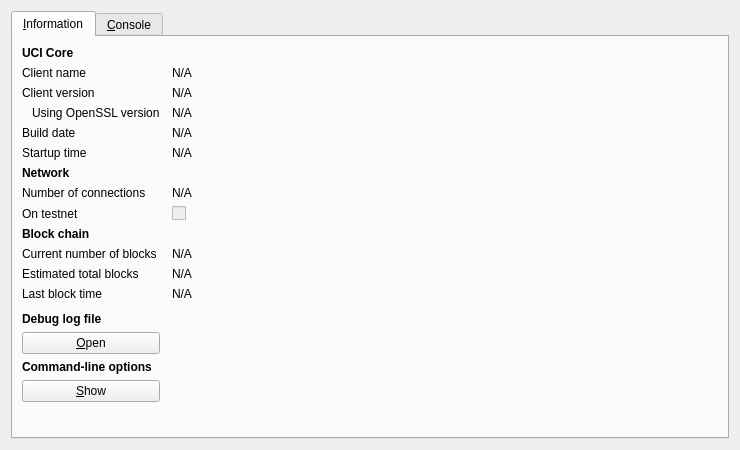
<?xml version="1.0" encoding="UTF-8"?>
<ui version="4.0">
 <class>RPCConsole</class>
 <widget class="QDialog" name="RPCConsole">
  <property name="geometry">
   <rect>
    <x>0</x>
    <y>0</y>
    <width>740</width>
    <height>450</height>
   </rect>
  </property>
  <property name="windowTitle">
   <string>UCI - Debug window</string>
  </property>
  <layout class="QVBoxLayout" name="verticalLayout_2">
   <item>
    <widget class="QTabWidget" name="tabWidget">
     <property name="currentIndex">
      <number>0</number>
     </property>
     <widget class="QWidget" name="tab_info">
      <attribute name="title">
       <string>&amp;Information</string>
      </attribute>
      <layout class="QGridLayout" name="gridLayout" columnstretch="0,1">
       <property name="horizontalSpacing">
        <number>12</number>
       </property>
       <item row="0" column="0">
        <widget class="QLabel" name="label_9">
         <property name="font">
          <font>
           <weight>75</weight>
           <bold>true</bold>
          </font>
         </property>
         <property name="text">
          <string>UCI Core</string>
         </property>
        </widget>
       </item>
       <item row="1" column="0">
        <widget class="QLabel" name="label_5">
         <property name="text">
          <string>Client name</string>
         </property>
        </widget>
       </item>
       <item row="1" column="1">
        <widget class="QLabel" name="clientName">
         <property name="cursor">
          <cursorShape>IBeamCursor</cursorShape>
         </property>
         <property name="text">
          <string>N/A</string>
         </property>
         <property name="textFormat">
          <enum>Qt::PlainText</enum>
         </property>
         <property name="textInteractionFlags">
          <set>Qt::LinksAccessibleByMouse|Qt::TextSelectableByKeyboard|Qt::TextSelectableByMouse</set>
         </property>
        </widget>
       </item>
       <item row="2" column="0">
        <widget class="QLabel" name="label_6">
         <property name="text">
          <string>Client version</string>
         </property>
        </widget>
       </item>
       <item row="2" column="1">
        <widget class="QLabel" name="clientVersion">
         <property name="cursor">
          <cursorShape>IBeamCursor</cursorShape>
         </property>
         <property name="text">
          <string>N/A</string>
         </property>
         <property name="textFormat">
          <enum>Qt::PlainText</enum>
         </property>
         <property name="textInteractionFlags">
          <set>Qt::LinksAccessibleByMouse|Qt::TextSelectableByKeyboard|Qt::TextSelectableByMouse</set>
         </property>
        </widget>
       </item>
       <item row="3" column="0">
        <widget class="QLabel" name="label_14">
         <property name="text">
          <string>Using OpenSSL version</string>
         </property>
         <property name="indent">
          <number>10</number>
         </property>
        </widget>
       </item>
       <item row="3" column="1">
        <widget class="QLabel" name="openSSLVersion">
         <property name="cursor">
          <cursorShape>IBeamCursor</cursorShape>
         </property>
         <property name="text">
          <string>N/A</string>
         </property>
         <property name="textFormat">
          <enum>Qt::PlainText</enum>
         </property>
         <property name="textInteractionFlags">
          <set>Qt::LinksAccessibleByMouse|Qt::TextSelectableByKeyboard|Qt::TextSelectableByMouse</set>
         </property>
        </widget>
       </item>
       <item row="4" column="0">
        <widget class="QLabel" name="label_12">
         <property name="text">
          <string>Build date</string>
         </property>
        </widget>
       </item>
       <item row="4" column="1">
        <widget class="QLabel" name="buildDate">
         <property name="cursor">
          <cursorShape>IBeamCursor</cursorShape>
         </property>
         <property name="text">
          <string>N/A</string>
         </property>
         <property name="textFormat">
          <enum>Qt::PlainText</enum>
         </property>
         <property name="textInteractionFlags">
          <set>Qt::LinksAccessibleByMouse|Qt::TextSelectableByKeyboard|Qt::TextSelectableByMouse</set>
         </property>
        </widget>
       </item>
       <item row="5" column="0">
        <widget class="QLabel" name="label_13">
         <property name="text">
          <string>Startup time</string>
         </property>
        </widget>
       </item>
       <item row="5" column="1">
        <widget class="QLabel" name="startupTime">
         <property name="cursor">
          <cursorShape>IBeamCursor</cursorShape>
         </property>
         <property name="text">
          <string>N/A</string>
         </property>
         <property name="textFormat">
          <enum>Qt::PlainText</enum>
         </property>
         <property name="textInteractionFlags">
          <set>Qt::LinksAccessibleByMouse|Qt::TextSelectableByKeyboard|Qt::TextSelectableByMouse</set>
         </property>
        </widget>
       </item>
       <item row="6" column="0">
        <widget class="QLabel" name="label_11">
         <property name="font">
          <font>
           <weight>75</weight>
           <bold>true</bold>
          </font>
         </property>
         <property name="text">
          <string>Network</string>
         </property>
        </widget>
       </item>
       <item row="7" column="0">
        <widget class="QLabel" name="label_7">
         <property name="text">
          <string>Number of connections</string>
         </property>
        </widget>
       </item>
       <item row="7" column="1">
        <widget class="QLabel" name="numberOfConnections">
         <property name="cursor">
          <cursorShape>IBeamCursor</cursorShape>
         </property>
         <property name="text">
          <string>N/A</string>
         </property>
         <property name="textFormat">
          <enum>Qt::PlainText</enum>
         </property>
         <property name="textInteractionFlags">
          <set>Qt::LinksAccessibleByMouse|Qt::TextSelectableByKeyboard|Qt::TextSelectableByMouse</set>
         </property>
        </widget>
       </item>
       <item row="8" column="0">
        <widget class="QLabel" name="label_8">
         <property name="text">
          <string>On testnet</string>
         </property>
        </widget>
       </item>
       <item row="8" column="1">
        <widget class="QCheckBox" name="isTestNet">
         <property name="enabled">
          <bool>false</bool>
         </property>
         <property name="text">
          <string/>
         </property>
        </widget>
       </item>
       <item row="9" column="0">
        <widget class="QLabel" name="label_10">
         <property name="font">
          <font>
           <weight>75</weight>
           <bold>true</bold>
          </font>
         </property>
         <property name="text">
          <string>Block chain</string>
         </property>
        </widget>
       </item>
       <item row="10" column="0">
        <widget class="QLabel" name="label_3">
         <property name="text">
          <string>Current number of blocks</string>
         </property>
        </widget>
       </item>
       <item row="10" column="1">
        <widget class="QLabel" name="numberOfBlocks">
         <property name="cursor">
          <cursorShape>IBeamCursor</cursorShape>
         </property>
         <property name="text">
          <string>N/A</string>
         </property>
         <property name="textFormat">
          <enum>Qt::PlainText</enum>
         </property>
         <property name="textInteractionFlags">
          <set>Qt::LinksAccessibleByMouse|Qt::TextSelectableByKeyboard|Qt::TextSelectableByMouse</set>
         </property>
        </widget>
       </item>
       <item row="11" column="0">
        <widget class="QLabel" name="label_4">
         <property name="text">
          <string>Estimated total blocks</string>
         </property>
        </widget>
       </item>
       <item row="11" column="1">
        <widget class="QLabel" name="totalBlocks">
         <property name="cursor">
          <cursorShape>IBeamCursor</cursorShape>
         </property>
         <property name="text">
          <string>N/A</string>
         </property>
         <property name="textFormat">
          <enum>Qt::PlainText</enum>
         </property>
         <property name="textInteractionFlags">
          <set>Qt::LinksAccessibleByMouse|Qt::TextSelectableByKeyboard|Qt::TextSelectableByMouse</set>
         </property>
        </widget>
       </item>
       <item row="12" column="0">
        <widget class="QLabel" name="label_2">
         <property name="text">
          <string>Last block time</string>
         </property>
        </widget>
       </item>
       <item row="12" column="1">
        <widget class="QLabel" name="lastBlockTime">
         <property name="cursor">
          <cursorShape>IBeamCursor</cursorShape>
         </property>
         <property name="text">
          <string>N/A</string>
         </property>
         <property name="textFormat">
          <enum>Qt::PlainText</enum>
         </property>
         <property name="textInteractionFlags">
          <set>Qt::LinksAccessibleByMouse|Qt::TextSelectableByKeyboard|Qt::TextSelectableByMouse</set>
         </property>
        </widget>
       </item>
       <item row="13" column="0">
        <spacer name="verticalSpacer_2">
         <property name="orientation">
          <enum>Qt::Vertical</enum>
         </property>
         <property name="sizeHint" stdset="0">
          <size>
           <width>20</width>
           <height>20</height>
          </size>
         </property>
        </spacer>
       </item>
       <item row="14" column="0">
        <widget class="QLabel" name="labelDebugLogfile">
         <property name="font">
          <font>
           <weight>75</weight>
           <bold>true</bold>
          </font>
         </property>
         <property name="text">
          <string>Debug log file</string>
         </property>
        </widget>
       </item>
       <item row="15" column="0">
        <widget class="QPushButton" name="openDebugLogfileButton">
         <property name="toolTip">
          <string>Open the UCI debug log file from the current data directory. This can take a few seconds for large log files.</string>
         </property>
         <property name="text">
          <string>&amp;Open</string>
         </property>
         <property name="autoDefault">
          <bool>false</bool>
         </property>
        </widget>
       </item>
       <item row="16" column="0">
        <widget class="QLabel" name="labelCLOptions">
         <property name="font">
          <font>
           <weight>75</weight>
           <bold>true</bold>
          </font>
         </property>
         <property name="text">
          <string>Command-line options</string>
         </property>
        </widget>
       </item>
       <item row="17" column="0">
        <widget class="QPushButton" name="showCLOptionsButton">
         <property name="toolTip">
          <string>Show the UCI-Qt help message to get a list with possible UCI command-line options.</string>
         </property>
         <property name="text">
          <string>&amp;Show</string>
         </property>
         <property name="autoDefault">
          <bool>false</bool>
         </property>
        </widget>
       </item>
       <item row="18" column="0">
        <spacer name="verticalSpacer">
         <property name="orientation">
          <enum>Qt::Vertical</enum>
         </property>
         <property name="sizeHint" stdset="0">
          <size>
           <width>20</width>
           <height>40</height>
          </size>
         </property>
        </spacer>
       </item>
      </layout>
     </widget>
     <widget class="QWidget" name="tab_console">
      <attribute name="title">
       <string>&amp;Console</string>
      </attribute>
      <layout class="QVBoxLayout" name="verticalLayout_3">
       <property name="spacing">
        <number>3</number>
       </property>
       <item>
        <widget class="QTextEdit" name="messagesWidget">
         <property name="minimumSize">
          <size>
           <width>0</width>
           <height>100</height>
          </size>
         </property>
         <property name="readOnly">
          <bool>true</bool>
         </property>
         <property name="tabKeyNavigation" stdset="0">
          <bool>false</bool>
         </property>
         <property name="columnCount" stdset="0">
          <number>2</number>
         </property>
        </widget>
       </item>
       <item>
        <layout class="QHBoxLayout" name="horizontalLayout">
         <property name="spacing">
          <number>3</number>
         </property>
         <item>
          <widget class="QLabel" name="label">
           <property name="text">
            <string notr="true">&gt;</string>
           </property>
          </widget>
         </item>
         <item>
          <widget class="QLineEdit" name="lineEdit"/>
         </item>
         <item>
          <widget class="QPushButton" name="clearButton">
           <property name="maximumSize">
            <size>
             <width>24</width>
             <height>24</height>
            </size>
           </property>
           <property name="toolTip">
            <string>Clear console</string>
           </property>
           <property name="text">
            <string/>
           </property>
           <property name="icon">
            <iconset resource="../bitcoin.qrc">
             <normaloff>:/icons/remove</normaloff>:/icons/remove</iconset>
           </property>
           <property name="shortcut">
            <string notr="true">Ctrl+L</string>
           </property>
           <property name="autoDefault">
            <bool>false</bool>
           </property>
          </widget>
         </item>
        </layout>
       </item>
      </layout>
     </widget>
    </widget>
   </item>
  </layout>
 </widget>
 <resources>
  <include location="../bitcoin.qrc"/>
 </resources>
 <connections/>
</ui>
